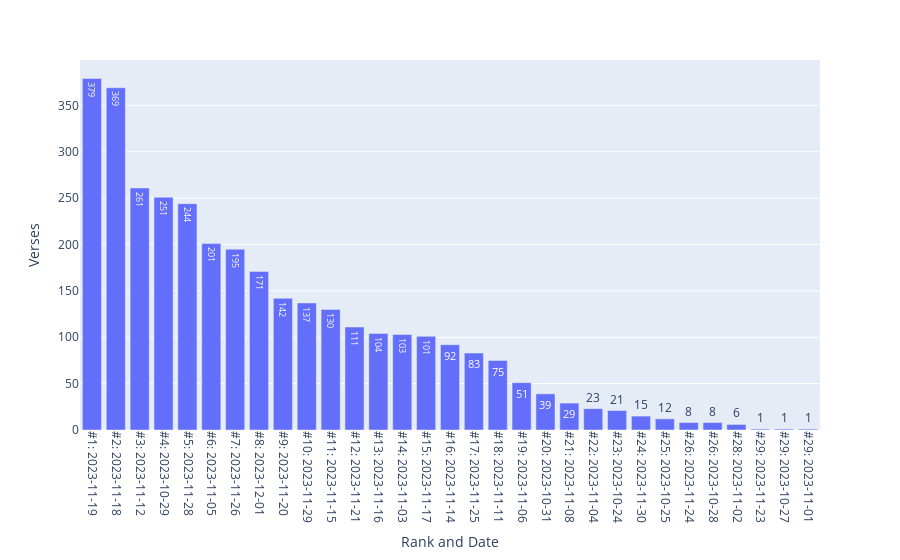

Notebook cell for this chart:
### Code cell
fig_top_dates_by_verses = px.bar(df_top_dates_by_verses, 
x = 'Rank and Date', y = 'Verses', text = 'Verses')
fig_top_dates_by_verses.update_xaxes(tickangle = 90)
fig_top_dates_by_verses.write_html('Analyses/top_dates_by_verses.html')
fig_top_dates_by_verses.write_image(
    'Analyses/top_dates_by_verses.png', 
    width = 1920, height = 1080, engine = 'kaleido', scale = 2)
fig_top_dates_by_verses

### Figure 1 — Plotly figure (JSON) as saved in the notebook; plotly's stock layout.template omitted (floating-point values rounded to 4 significant figures)
{"data": [{"alignmentgroup": "True", "hovertemplate": "Rank and Date=%{x}<br>Verses=%{text}<extra></extra>", "legendgroup": "", "marker": {"color": "#636efa", "pattern": {"shape": ""}}, "name": "", "offsetgroup": "", "orientation": "v", "showlegend": false, "text": [379, 369, 261, 251, 244, 201, 195, 171, 142, 137, 130, 111, 104, 103, 101, 92, 83, 75, 51, 39, 29, 23, 21, 15, 12, 8, 8, 6, 1, 1, 1], "textposition": "auto", "type": "bar", "x": ["#1: 2023-11-19", "#2: 2023-11-18", "#3: 2023-11-12", "#4: 2023-10-29", "#5: 2023-11-28", "#6: 2023-11-05", "#7: 2023-11-26", "#8: 2023-12-01", "#9: 2023-11-20", "#10: 2023-11-29", "#11: 2023-11-15", "#12: 2023-11-21", "#13: 2023-11-16", "#14: 2023-11-03", "#15: 2023-11-17", "#16: 2023-11-14", "#17: 2023-11-25", "#18: 2023-11-11", "#19: 2023-11-06", "#20: 2023-10-31", "#21: 2023-11-08", "#22: 2023-11-04", "#23: 2023-10-24", "#24: 2023-11-30", "#25: 2023-10-25", "#26: 2023-11-24", "#26: 2023-10-28", "#28: 2023-11-02", "#29: 2023-11-23", "#29: 2023-10-27", "#29: 2023-11-01"], "xaxis": "x", "y": [379, 369, 261, 251, 244, 201, 195, 171, 142, 137, 130, 111, 104, 103, 101, 92, 83, 75, 51, 39, 29, 23, 21, 15, 12, 8, 8, 6, 1, 1, 1], "yaxis": "y"}], "layout": {"barmode": "relative", "legend": {"tracegroupgap": 0}, "margin": {"t": 60}, "xaxis": {"anchor": "y", "domain": [0, 1], "tickangle": 90, "title": {"text": "Rank and Date"}}, "yaxis": {"anchor": "x", "domain": [0, 1], "title": {"text": "Verses"}}}}
